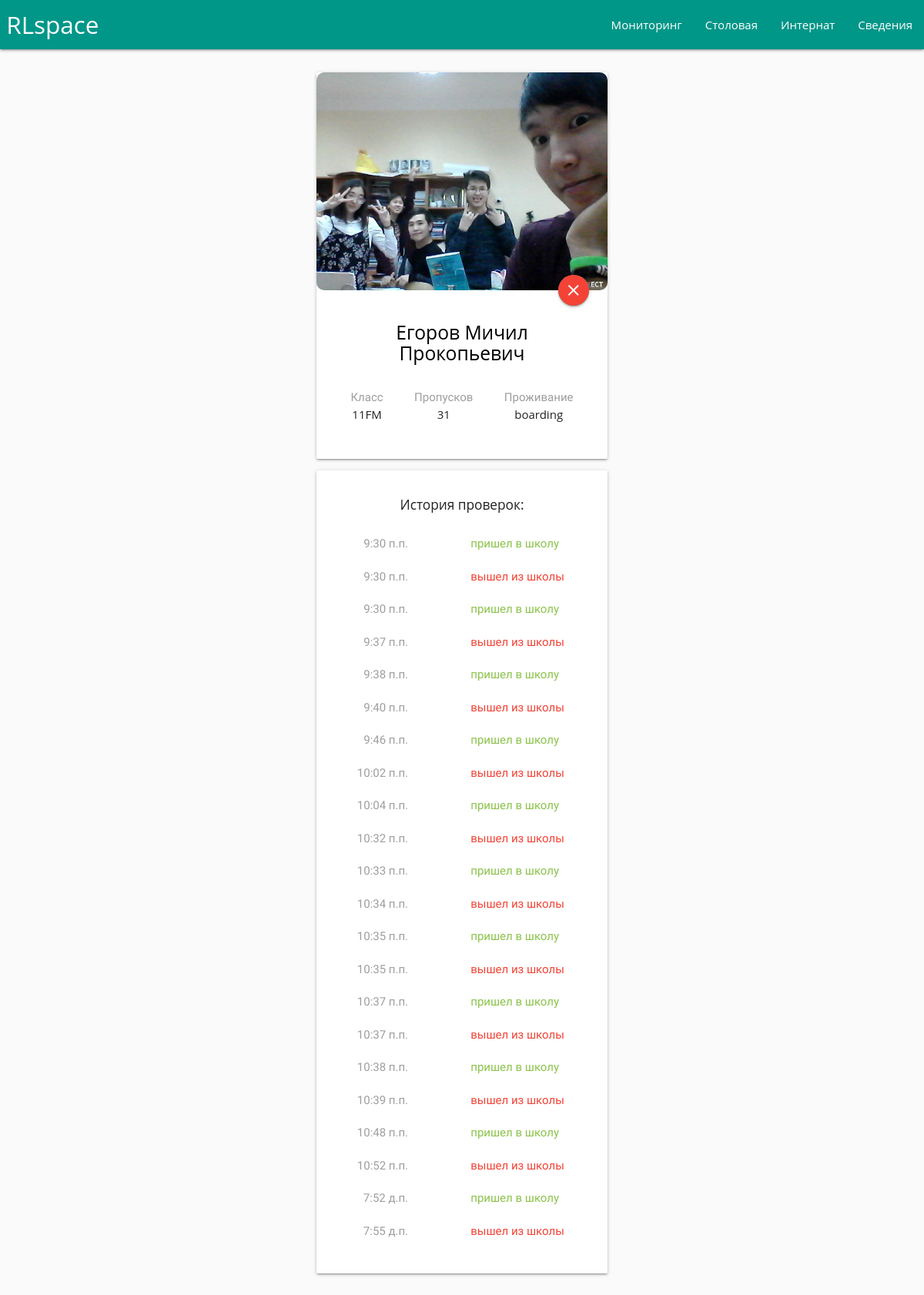
Page /profile/1/ on the committed database.
### main/models.py (models this page shows, shortened)
class Pupil(models.Model):
    index       = models.CharField(max_length = 50)
    qrcode      = models.CharField(max_length = 50)
    name        = models.CharField(max_length = 50)
    grade       = models.CharField(max_length = 50, choices = GRADE)
    location    = models.CharField(max_length = 50, choices = LOCATION)
    eating      = models.BooleanField(default = False)
    inboard     = models.BooleanField(default = True)
    status      = models.CharField(max_length = 50, default = "absent", choices = STATUS)
    arrive_time	   = models.TimeField('time arrive', null = True, blank = True)
    photo     	   = models.ImageField(upload_to = "images/", default = "images/default.jpg")
    non_attendance = models.IntegerField(default = 0);

class Event(models.Model):
	profile = models.ForeignKey('Pupil', on_delete = models.CASCADE, null = True, blank =True)
	text    = models.CharField(max_length = 50)
	color   = models.CharField(max_length = 20, choices = COLOR, blank = True)
	time    = models.TimeField('event time')

### main/views.py (the view, shortened to what this page needs)
# urls.py: url(r'^profile/(?P<views_profile_id>[0-9]+)/$', views.profile,     name = 'profile'),
def profile(request, views_profile_id):
	context = {}
	context["is_admin"] = False
	if request.user.is_authenticated():
		context["is_admin"] = True
	profile = Pupil.objects.get(id = views_profile_id)
	events  = Event.objects.filter(profile = profile)
	context["events"]  = events
	context["profile"] = profile
	request = render(request, "main/profile.html", context)
	return request

### main/templates/main/profile.html (shortened to what this page needs)
{% include 'main/header.html' %}
<div class = "row center">
    <div class="row">
        <div class="col s8 m4 offset-m4 offset-s2">
            <div class="card">
                <div class="card-image">
                    <img src="/media/{{profile.photo}}" style="border-radius: 10px">
                    <a class="btn-floating btn-medium halfway-fab waves-effect waves-light">
                        {% if profile.status == "present" %}
                            <i class="material-icons green">add</i>
                        {% else %}
                            <i class="material-icons red">close</i>
                        {% endif %}
                    </a>
                </div>
                <div class="card-content">
                    {% if profile.id == 138 %}
                            <h5 class="center purple-text">{{ profile.name }}</h5>
                        {% else %}
                            <h5 class="center black-text">{{ profile.name }}</h5>
                        {% endif %}
                    <br>
                    <div style="display: flex; justify-content: space-around;" class = "center">
                        <p> <font class="grey-text">Класс</font><br>
                            {{profile.grade}}
                        </p>
                        <p> <font class="grey-text">Пропусков</font><br>
                            {{profile.non_attendance}}
                        </p>
                        <p> <font class="grey-text">Проживание</font><br>
                            {{profile.location}}
                        </p>
                    </div>
                    <br>
                </div>
            </div>
            <div class="card">
                <div class="card-content">
                    <h6>История проверок:</h6>
                    <br>
                    {%for event in events %}
                        <div class = "row">
                            <div class = "col s4">
                                <p><font class="right grey-text">{{event.time}}</font> </p>
                            </div>
                            <div class = "col s6 offset-s2">
                                <p><font class="left" color = "{{event.color}}">{{event.text}}</font></p>
                            </div>
                        </div>
                    {%endfor%}
                </div>
            </div>
        </div>
    </div>
</div>
{% include 'main/footer.html' %}

### main/static/css/clock.css (style rules this page uses)
* { margin: 0; padding: 0; box-sizing: border-box; }

### main/templates/main/header.html (style rules this page uses)
* { font-family: 'Arimo', sans-serif; }

### rows in the picture
Pupil: photo (picture), name "Егоров Мичил Прокопьевич", grade "11FM", non_attendance "31", location "boarding"
Event: time "9:30 п.п.", text "пришел в школу"
Event: time "9:30 п.п.", text "вышел из школы"
Event: time "9:30 п.п.", text "пришел в школу"
Event: time "9:37 п.п.", text "вышел из школы"
Event: time "9:38 п.п.", text "пришел в школу"
Event: time "9:40 п.п.", text "вышел из школы"
Event: time "9:46 п.п.", text "пришел в школу"
Event: time "10:02 п.п.", text "вышел из школы"
Event: time "10:04 п.п.", text "пришел в школу"
Event: time "10:32 п.п.", text "вышел из школы"
Event: time "10:33 п.п.", text "пришел в школу"
Event: time "10:34 п.п.", text "вышел из школы"
Event: time "10:35 п.п.", text "пришел в школу"
Event: time "10:35 п.п.", text "вышел из школы"
Event: time "10:37 п.п.", text "пришел в школу"
Event: time "10:37 п.п.", text "вышел из школы"
Event: time "10:38 п.п.", text "пришел в школу"
Event: time "10:39 п.п.", text "вышел из школы"
Event: time "10:48 п.п.", text "пришел в школу"
Event: time "10:52 п.п.", text "вышел из школы"
Event: time "7:52 д.п.", text "пришел в школу"
Event: time "7:55 д.п.", text "вышел из школы"
